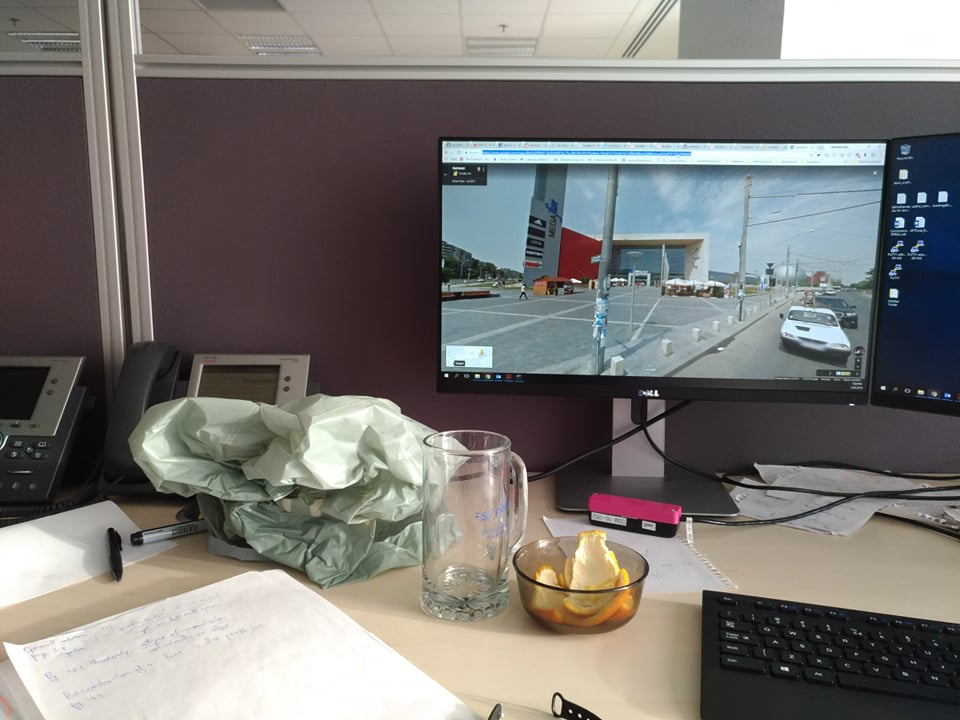
#> input picture 1.jpg, 960 x 720 px
$ jupyter execute --allow-errors Untitled.ipynb   (Python 2 division)
#> lines starting #> are read from the running program, lines starting #| are printed output that depends on the picture; after the words box and inside, x2 and y2 are one past the last pixel; in counts of white or black regions, pixels touching at a corner belong together
a = 10
adsfasdf
a
dsf
ads

fa

sdf
asdfasdfasdfa
dfsdf

[cell 1]
import cv2
from matplotlib import pyplot as plt
import numpy as np
plt.rcParams['figure.figsize'] = [10, 10]
np.set_printoptions(precision = 4,suppress=True)

def my_function():
    print "helo alex"

#multiple view geometry page 279 Computation of the F

[cell 2]
img1 = cv2.imread('../1.jpg')
#> img1 is the input picture: shape (720, 960, 3); mean B, G, R 114.6, 117.9, 120.6
img2 = cv2.imread('../2.jpg')
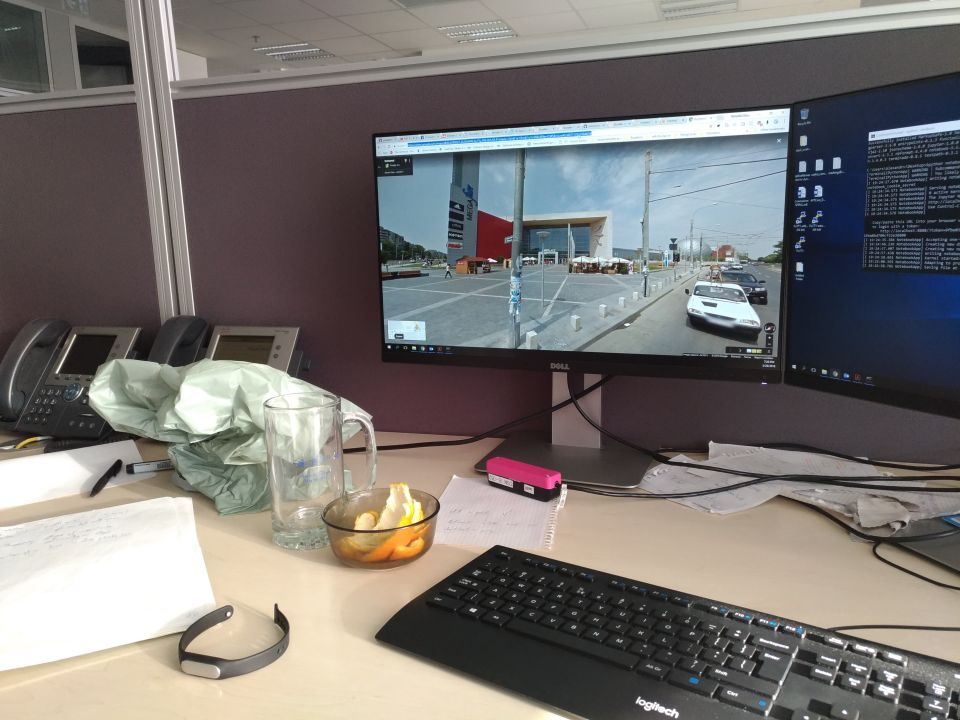
#> input picture 2.jpg, 960 x 720 px
#> img2 is the input picture: shape (720, 960, 3); mean B, G, R 114.6, 117.3, 121.3

[cell 3]
points1 = np.array([[309,356],[440,139],[436,392],[556,506],[118,582],[703,590],[137,79],[54,435]])
points2 = np.array([[299,328],[374,136],[382,360],[476,468],[91,497],[496,545],[173,100],[113,386]])

#reverse order of points to comply with Perception course assignement style
aux =  points1
points1 = points2
points2 = aux

#points1 = x
#points2 = x'

for i in range(len(points1)):
    cv2.circle(img2, (points1[i][0], points1[i][1]), radius =1, color=(i * 30,255-i*30,140-i*20),thickness= 10)
    cv2.circle(img1, (points2[i][0], points2[i][1]), radius =1, color=(i * 30,255-i*30,140-i*20),thickness= 10)
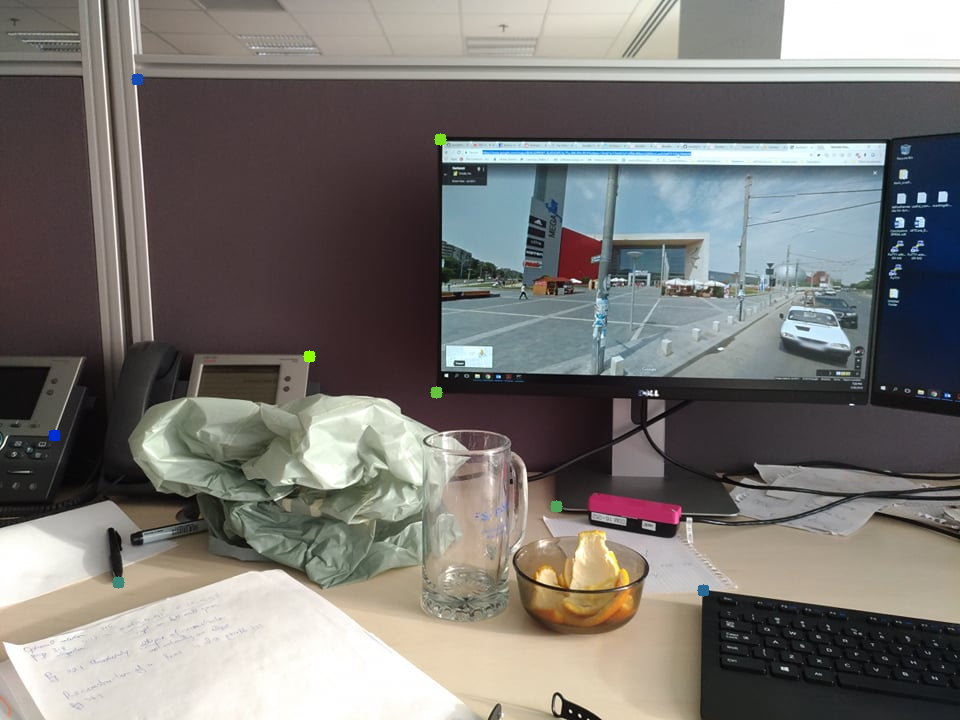
#> img1: shape (720, 960, 3); 0.14% of pixels changed, all inside (x1, y1, x2, y2) = (48, 73, 710, 597)
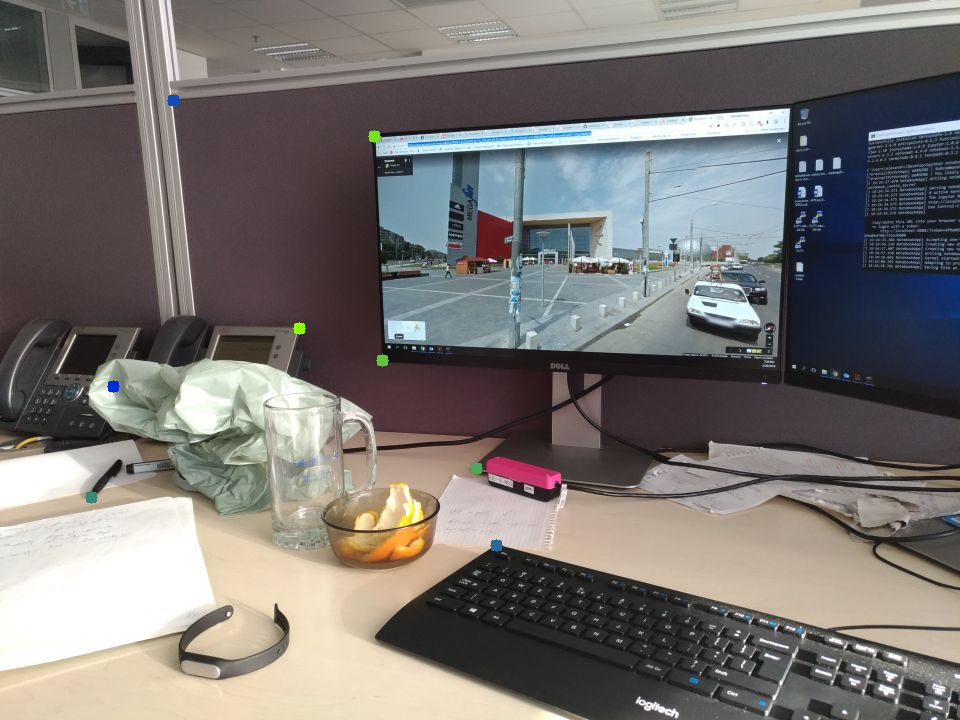
#> img2: shape (720, 960, 3); 0.14% of pixels changed, all inside (x1, y1, x2, y2) = (85, 94, 503, 552)
plt.imshow(img1)

# [4 lines of commented-out code are left out]

[cell 4]
plt.imshow(img2)

[cell 5]
def createA_matrix(points2, points1):
    A = np.ones((8,9), dtype=np.float32)
    for i in range(len(points1)):
        A[i][0]=points2[i][0] * points1[i][0] #x' * x
        A[i][1]=points2[i][0] * points1[i][1] #x' * y
        A[i][2]=points2[i][0]                 #x'
        A[i][3]=points2[i][1] * points1[i][0] #y' * x
        A[i][4]=points2[i][1] * points1[i][1] #y' * y
        A[i][5]=points2[i][1]                 #y'
        A[i][6]=points1[i][0]                 #x
        A[i][7]=points2[i][1]                 #y
        A[i][8]=1
    return A
A = createA_matrix(points2, points1)
print (A)
